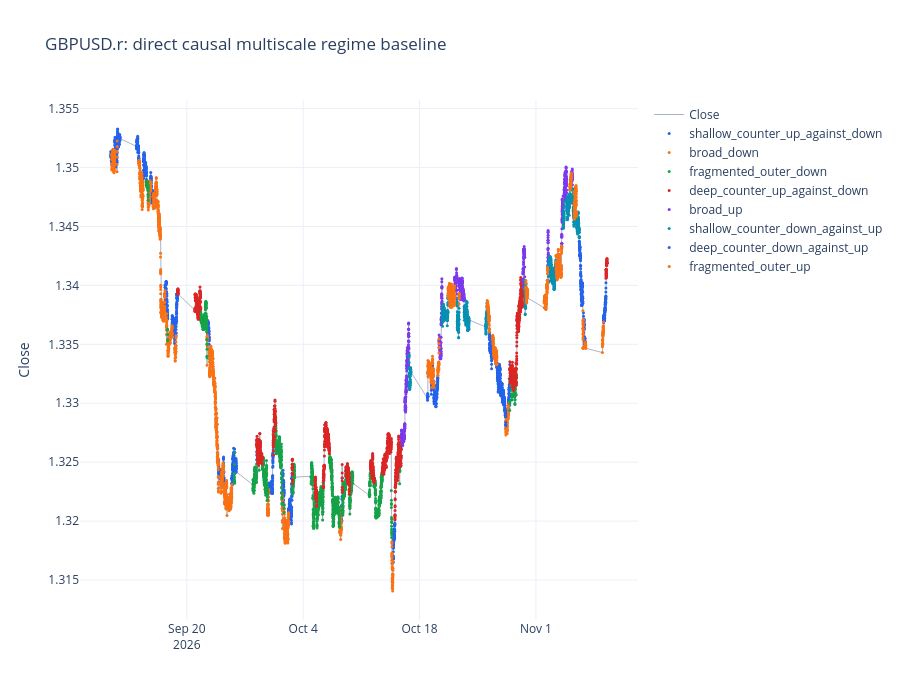

Notebook source saved alongside this figure:
### Code cell
plot_price_states(
    global_state,
    "directed_regime",
    f"{SYMBOL}: direct causal multiscale regime baseline",
    last_n=LAST_N,
).show()

### Figure 1 — Plotly figure (JSON) as saved in the notebook; plotly's stock layout.template omitted (floating-point values rounded to 4 significant figures; data arrays with more than 128 entries replaced by an {"elided": "..."} marker saying what was removed)
{"data": [{"line": {"color": "#94a3b8", "width": 0.8}, "mode": "lines", "name": "Close", "x": {"elided": "12000 str values"}, "y": {"elided": "12000 float values"}, "type": "scatter", "xaxis": "x", "yaxis": "y"}, {"marker": {"color": "#2563eb", "size": 3.0}, "mode": "markers", "name": "shallow_counter_up_against_down", "x": {"elided": "1621 str values"}, "y": {"elided": "1621 float values"}, "type": "scatter", "xaxis": "x", "yaxis": "y"}, {"marker": {"color": "#f97316", "size": 3.0}, "mode": "markers", "name": "broad_down", "x": {"elided": "2161 str values"}, "y": {"elided": "2161 float values"}, "type": "scatter", "xaxis": "x", "yaxis": "y"}, {"marker": {"color": "#16a34a", "size": 3.0}, "mode": "markers", "name": "fragmented_outer_down", "x": {"elided": "2306 str values"}, "y": {"elided": "2306 float values"}, "type": "scatter", "xaxis": "x", "yaxis": "y"}, {"marker": {"color": "#dc2626", "size": 3.0}, "mode": "markers", "name": "deep_counter_up_against_down", "x": {"elided": "1953 str values"}, "y": {"elided": "1953 float values"}, "type": "scatter", "xaxis": "x", "yaxis": "y"}, {"marker": {"color": "#7c3aed", "size": 3.0}, "mode": "markers", "name": "broad_up", "x": {"elided": "898 str values"}, "y": {"elided": "898 float values"}, "type": "scatter", "xaxis": "x", "yaxis": "y"}, {"marker": {"color": "#0891b2", "size": 3.0}, "mode": "markers", "name": "shallow_counter_down_against_up", "x": {"elided": "1165 str values"}, "y": {"elided": "1165 float values"}, "type": "scatter", "xaxis": "x", "yaxis": "y"}, {"marker": {"color": "#2563eb", "size": 3.0}, "mode": "markers", "name": "deep_counter_down_against_up", "x": {"elided": "729 str values"}, "y": {"elided": "729 float values"}, "type": "scatter", "xaxis": "x", "yaxis": "y"}, {"marker": {"color": "#f97316", "size": 3.0}, "mode": "markers", "name": "fragmented_outer_up", "x": {"elided": "1167 str values"}, "y": {"elided": "1167 float values"}, "type": "scatter", "xaxis": "x", "yaxis": "y"}], "layout": {"xaxis": {"anchor": "y", "domain": [0.0, 1.0]}, "yaxis": {"anchor": "x", "domain": [0.0, 1.0], "title": {"text": "Close"}}, "title": {"text": "GBPUSD.r: direct causal multiscale regime baseline"}, "height": 700, "hovermode": "x unified"}}
